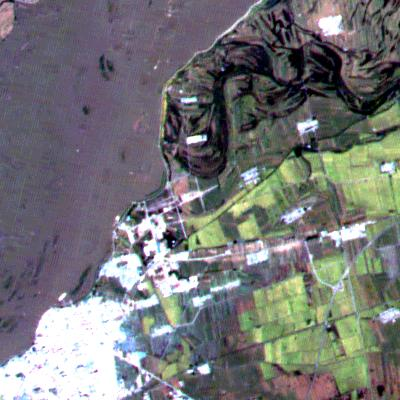
%> input picture pic_2.jpg, 400 x 400 px
$ octave kmeans.m   (GNU Octave 9; MATLAB toolbox functions it lacks are replaced by stand-ins)
%> lines starting %> are read from the running program, lines starting %| are printed output that depends on the picture
clear all; close all; clc
k=4;               % 图像数据分4类

%% 读取并显示图像(jpg格式，三维)
A=imread('pic_2.jpg','jpg');
%> A is the input picture: size 400x400x3 uint8; mean R, G, B 117.5, 118.2, 118.9
B=rgb2gray(A);    % RGB转为灰度图像，二维
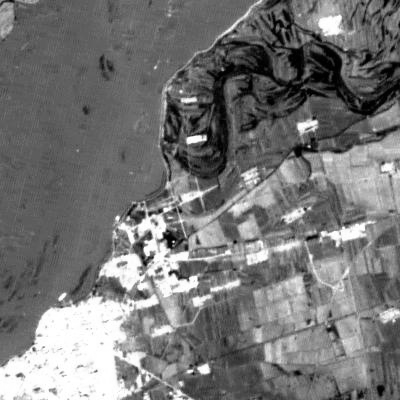
%> B: size 400x400 uint8; min 0, max 255, mean 118.1
imwrite(B,'pic_gray.jpg','jpg');
figure(1);
imagesc(A);
title('图像原图');
%% 图像数据的前期处理(求最大距离，最大值等)
ima=double(B);
copy=ima;         % 灰度图像备份
ima=ima(:);       % 二维图像转为列向量(按列转换)
mi=min(ima);      % 找到图像数据最小值（处理负数用）
%> mi = 0
ima=ima-mi+1;     % 整体图像值加上最小值绝对值，再加1（正数相当于整体加1）
s=length(ima);    % 图像的长度，如400*400的为160000
%> s = 160000

m=max(ima)+1;     % m为图像数据的最大值加1，用来计算4个分类阈值（聚类的重心）
%> m = 257
h=zeros(1,m);     % 创造一个行向量，有257个值，现在全为0
hc=zeros(1,m);    % 创造一个行向量，有257个值，现在全为0

% 图像的值（从1到257）各有多少个，赋给h行向量。用来计算聚合范围内的均值
for i=1:s
  if ima(i)>0
      h(ima(i))=h(ima(i))+1;
  end;
end
%> after the loop, h = 257 values, max 3534 at index 95, min 0 at index 257, mean 622.6

ind=find(h);      % 找到非负的列，（因为h全为正）这里ind=1,2,3,4,5...257
%> ind = 256 values from 1 to 256
hl=length(ind);   % ind的长度为hl，这里为257
%> hl = 256

%% 计算初始聚合重心值，分4类，所以有4个值
mu=(1:k)*m/(k+1); % 最大值除以5，再乘以1,2,3,4得到4个初始聚合重心
%> mu = [51.4 102.8 154.2 205.6]

%% K-means算法重心值迭代计算过程
while(true)
  oldmu=mu;       % 设置一个对比值

  for i=1:hl      % 从1到257，按聚合重心值把hc分为4类（对整个图像分类的基础）
      c=abs(ind(i)-mu);
      cc=find(c==min(c));
      hc(ind(i))=cc(1);
  end

  for i=1:k,      % 新聚合重心值计算过程
      a=find(hc==i);
      mu(i)=sum(a.*h(a))/sum(h(a)); % 计算出的新的重心值
  end                               % 这里有点类似聚合值周围均值的感觉

  if mu==oldmu    % 如果新的重心值收敛了(不变了),则它为最终计算得到的最佳重心值
      break;
  end;

end
%> this loop made 7 passes
%> oldmu on passes 1 to 7: [51.4 102.8 154.2 205.6], [48.27 100.4 151.8 228.4], [45.1 99.29 154.8 236.7], [43.06 99.08 157.1 239.9], [42.11 99.1 158.6 241.5], [41.1 98.89 159.1 242.5], [40.1 98.69 159.1 242.5]
%> after the loop, hc = 257 values, max 4 at index 201, min 0 at index 257, mean 2.44; mu = [40.1 98.69 159.1 242.5]

%% 整个图像数据掩膜(mask)处理(就是将最佳重心值作为阈值，图像掩膜分4类)
s=size(copy);     %备份数据的长宽，如s=[400,400]
%> s = [400 400]
mask=zeros(s);    %400*400的零矩阵
for i=1:s(1),
    for j=1:s(2),
        c=abs(copy(i,j)-mu);
        a=find(c==min(c)); %看当前数据距离哪个重心最近，则掩膜分类为它
        mask(i,j)=a(1);    %图像掩膜分为4类
end
end
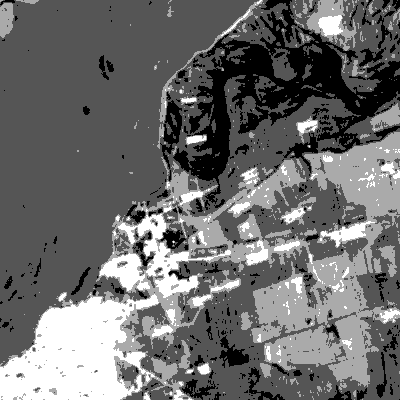
%> mask: size 400x400 double; min 1, max 4, mean 2.28; drawn with min black and max white

mu=mu+mi-1;       % 恢复真实重心？
%> mu = [39.1 97.69 158.1 241.5]
%% 利用掩膜对整个图像数据进行分类(最后一步了)
for i=1:k
    mu1(i)=uint8(mu(i)); %最佳重心值double数据转为int型
end;
%> after the loop, mu1 = [39 98 158 242]

q=0;
for i=1:s(1)      %整个循环利用掩膜将数据分成了4类，分别为4个最佳重心值
    for j=1:s(2)

        while q<=k
            if mask(i,j)==q
                image(i,j)=mu1(q);
            end;
            q=q+1;
        end;

        q=0;
    end;
end;
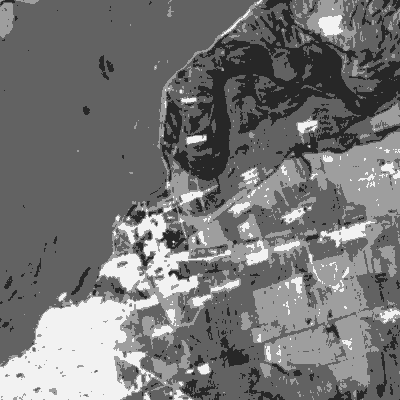
%> image: size 400x400 uint8; min 39, max 242, mean 117.7

%% 显示并输出成jpg
figure(2);
imagesc(image);    %不同颜色显示
colorbar;
%colormap('gray'); %分类后图像不同显示方式，可选择灰度显示
title('k-means分类结果');
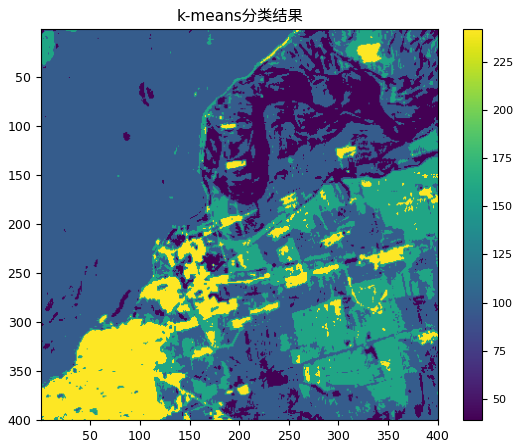
%> figure redrawn from the program's plot data

imwrite(image,'out_class.jpg','jpg');
